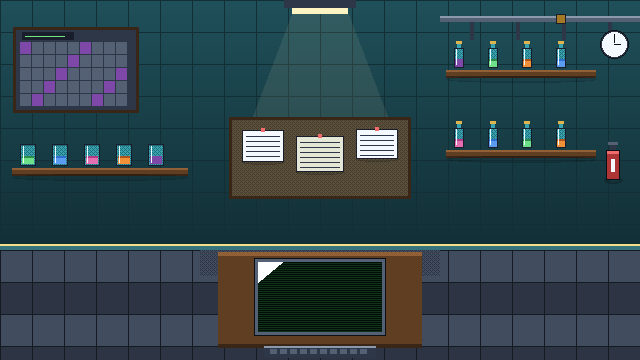
#> input picture assets/scenes/scene_01_lab_hub.png, 640 x 360 px
$ python store_screens.py
#> lines starting #> are read from the running program, lines starting #| are printed output that depends on the picture
"""
App-Store-Screenshots (Querformat) fuer iPad und iPhone.

Das Spiel rendert eine feste 640x360-Buehne, skaliert per "contain"
(scale = min(w/640, h/360)) und zentriert — genau wie in der App. Daraus ergibt
sich Letterbox (iPad: Balken oben/unten) bzw. Pillarbox (iPhone-Querformat:
Balken links/rechts), Fuellfarbe #0d0f17. Titel/Untertitel liegen in
halbtransparenten Baendern oben/unten.

Groessen (App Store Connect, Querformat):
  iPad 12,9" Pro : 2732 x 2048
  iPhone 6,9"    : 2868 x 1320

HINWEIS: Szenen-Hintergruende ohne interaktive UI-Overlays. Fuer die finale
Einreichung echte Screenshots aus der laufenden App bevorzugen.
"""
import os
from PIL import Image, ImageDraw, ImageFont

ROOT = os.path.join(os.path.dirname(__file__), "..", "..")
SCENES = os.path.join(ROOT, "assets", "scenes")
OUT = os.path.join(ROOT, "store-assets", "ios")
BG = (13, 15, 23)
GREEN = (111, 232, 122)
GREY = (185, 196, 210)

DEVICES = [
    ("ipad-12.9", (2732, 2048)),
    ("iphone-6.9", (2868, 1320)),
]

SHOTS = [
    ("scene_01_lab_hub.png", "PROF. DR. MOLARS LABOR",
     "Sechs verschluesselte Kammern. 30 Minuten. Entkommen."),
    ("scene_02_galvanic.png", "GALVANISCHE ZELLE",
     "Baue die Zelle aus der Spannungsreihe — triff die EMK."),
    ("scene_03_opferanode.png", "OPFERANODE",
     "Welches Metall opfert sich und schuetzt das Eisen?"),
    ("scene_05_bromonium.png", "BROMONIUM-MECHANISMUS",
     "Ordne die Schritte der elektrophilen Addition."),
    ("scene_07_isomerie.png", "E / Z - ISOMERIE",
     "Bestimme nach den CIP-Regeln: E oder Z."),
]


def font(sz, bold=True):
    cands = [r"C:\Windows\Fonts\consolab.ttf", r"C:\Windows\Fonts\consola.ttf"]
    for p in (cands if bold else cands[::-1]):
        if os.path.exists(p):
            return ImageFont.truetype(p, sz)
    return ImageFont.load_default()


def render(canvas_size, fn, title, sub, out):
#> called with canvas_size = (2732, 2048), fn = 'scene_01_lab_hub.png', title = 'PROF. DR. MOLARS LABOR'
    cw, ch = canvas_size
    scale = min(cw / 640, ch / 360)
    sw, sh = round(640 * scale), round(360 * scale)
    x0, y0 = (cw - sw) // 2, (ch - sh) // 2

    canvas = Image.new("RGB", (cw, ch), BG)
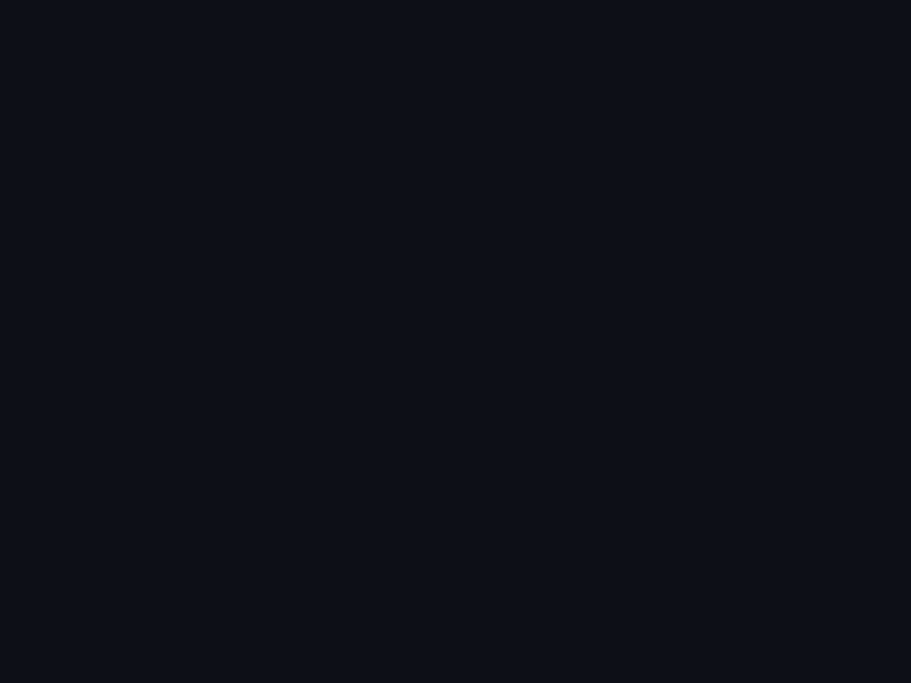
#> canvas: PIL image 2732x2048 RGB (shown at 1/3 size); mean R, G, B 13, 15, 23
    scene = Image.open(os.path.join(SCENES, fn)).convert("RGB").resize((sw, sh), Image.NEAREST)
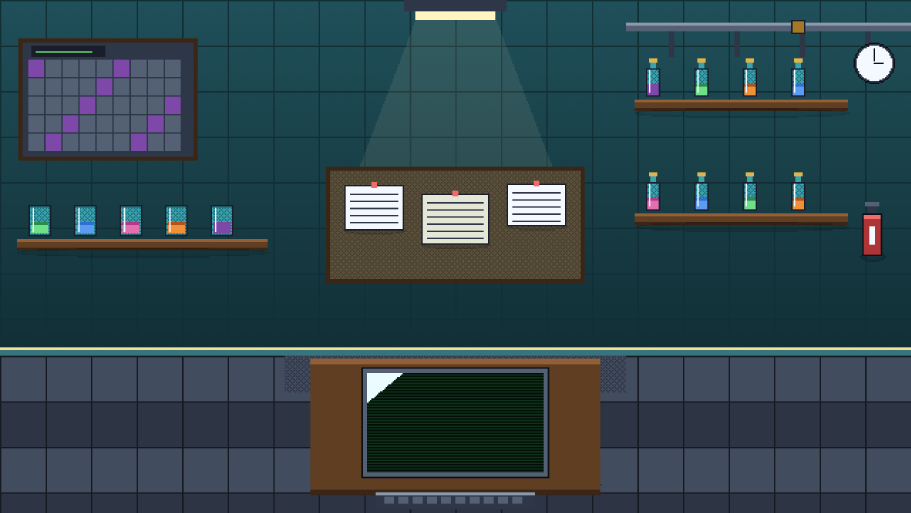
#> scene: PIL image 2732x1537 RGB (shown at 1/3 size); mean R, G, B 47.8, 68.8, 74.8
    canvas.paste(scene, (x0, y0))
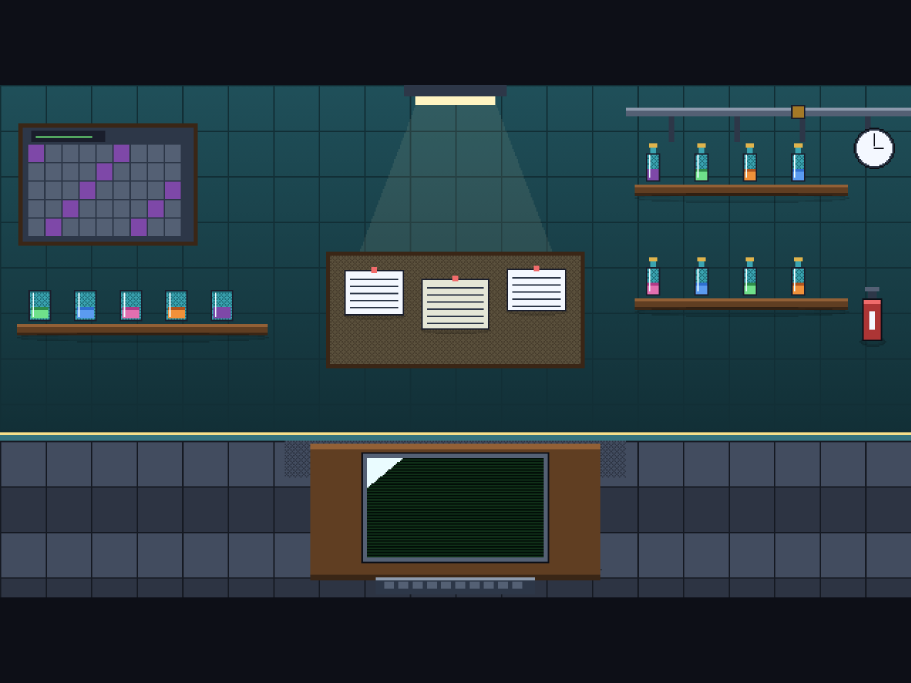
#> canvas: PIL image 2732x2048 RGB (shown at 1/3 size); mean R, G, B 39.1, 55.4, 61.9

    band = max(y0, int(ch * 0.11))            # Caption-Band-Hoehe
    ov = Image.new("RGBA", (cw, ch), (0, 0, 0, 0))
#> ov: PIL image 2732x2048 RGBA; every value is 0
    od = ImageDraw.Draw(ov)
    od.rectangle([0, 0, cw, band], fill=(13, 15, 23, 205))
    od.rectangle([0, ch - band, cw, ch], fill=(13, 15, 23, 205))
    canvas = Image.alpha_composite(canvas.convert("RGBA"), ov).convert("RGB")

    d = ImageDraw.Draw(canvas)
    tf, sf = font(int(band * 0.40)), font(int(band * 0.26), bold=False)
    d.text((cw // 2, band // 2), title, font=tf, fill=GREEN, anchor="mm")
    d.text((cw // 2, ch - band // 2), sub, font=sf, fill=GREY, anchor="mm")
    canvas.save(out)


def build():
    for dname, size in DEVICES:
        d = os.path.join(OUT, dname)
        os.makedirs(d, exist_ok=True)
        for i, (fn, title, sub) in enumerate(SHOTS, 1):
            render(size, fn, title, sub, os.path.join(d, f"{dname}_{i:02d}.png"))
        print(f"{dname}: {len(SHOTS)} screenshots @ {size[0]}x{size[1]}")


if __name__ == "__main__":
    build()
